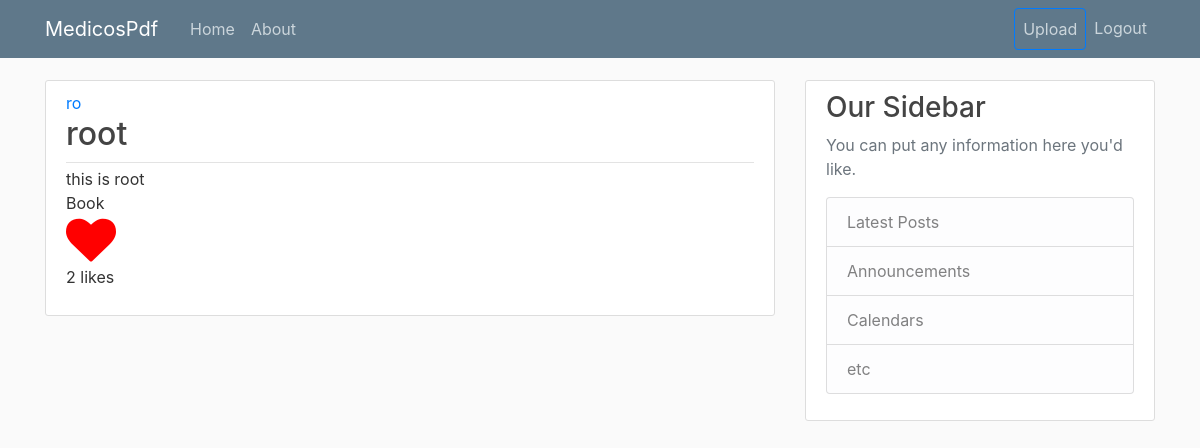
Page /slide/2 (signed in) on the committed database.
### medicospdf/models.py (models this page shows, shortened)
class User(db.Model, UserMixin):
    id = db.Column(db.Integer, primary_key=True)
    username = db.Column(db.String(20), unique=True, nullable=False)
    email = db.Column(db.String(120), unique=True, nullable=False)
    image_file = db.Column(db.String(20), nullable=False, default='default.jpg')
    password = db.Column(db.String(60), nullable=False)
    is_admin = db.Column(db.Boolean, default = False)
    posts = db.relationship('Post', backref='author', lazy=True)
    slides = db.relationship('Slide', backref = 'author', lazy = True)
    liked = db.relationship('SlideLike', foreign_keys = 'SlideLike.user_id',
        backref = 'author', lazy = True)
    def has_liked_slide(self, slide):
        return SlideLike.query.filter(
            SlideLike.user_id == self.id,
            SlideLike.slide_id == slide.id).count()>0

class Slide(db.Model):
    id = db.Column(db.Integer, primary_key = True)
    title = db.Column(db.String(200), nullable = False)
    description = db.Column(db.Text, nullable = False)
    category = db.Column(db.String(20), nullable = False)
    file = db.Column(db.String(1000), nullable = False)
    date_posted = db.Column(db.DateTime, nullable=False, default=datetime.utcnow)
    user_id = db.Column(db.Integer, db.ForeignKey('user.id'), nullable = False)
    likes = db.relationship('SlideLike', backref = 'slide', lazy = True)

### medicospdf/routes.py (the view)
@app.route('/slide/<int:slide_id>')
def slide(slide_id):
    slide = Slide.query.get_or_404(slide_id)
    return render_template('slide.html', title = slide.title,
                                slide = slide, legend = Slide)

### medicospdf/models.py (called while the page is built)
@login_manager.user_loader
def load_user(user_id):
    return User.query.get(int(user_id))

### medicospdf/templates/slide.html (shortened to what this page needs)
{% extends 'layout.html' %}
{% block content %}
	<article class="media content-section">
		<div class="media-body">
			<div class="article-metadata">
				<a class="mr-2" href="#">{{ slide.author.username }}</a>
				<h2 class="article-title">{{ slide.title }}</h2>
			</div>
			<div class="article-content">{{ slide.description }}</div>
			<div class="article-content">{{ slide.category }}</div>
            {% if current_user.has_liked_slide(slide) %}
              <a href="{{ url_for('like_action', slide_id = slide.id, action = 'unlike') }}"><i class="fa fa-heart"></i></a>
            {% else %}
              <a href="{{ url_for('like_action', slide_id = slide.id, action = 'like') }}"><i class="fa fa-heart-o"></i></a>
            {% endif %}
            <p>{{ slide.likes|count }} likes</p>
		</div>
	</article>
{% endblock %}

### medicospdf/static/main.css (style rules this page uses)
body { background: #fafafa; color: #333333; margin-top: 5rem; }
h1, h2, h3, h4, h5, h6 { color: #444444; }
.content-section { background: #ffffff; padding: 10px 20px; border: 1px solid #dddddd; border-radius: 3px; margin-bottom: 20px; }
.article-title { color: #444444; }
.article-content { white-space: pre-line; }
.article-metadata { padding-bottom: 1px; margin-bottom: 4px; border-bottom: 1px solid #e3e3e3 }

### medicospdf/templates/layout.html (style rules this page uses)
.fa { font-size: 50px; cursor: pointer; user-select: none; }
.fa-heart { color: red; cursor: pointer; }

### rows in the picture
User: author.username "ro"
Slide: title "root", description "this is root", category "Book"

### other values in the picture
{{ slide.likes|count }} "2"
